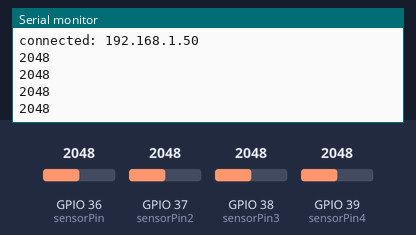
Simulated run of this sketch. Board: ESP32. Parts: the last lines printed to the serial monitor. The inputs (shaded band) are chosen by the test bench; at power-on: GPIO 36 (sensorPin) = 2048, GPIO 37 (sensorPin2) = 2048, GPIO 38 (sensorPin3) = 2048, GPIO 39 (sensorPin4) = 2048. WiFi joins after 1.5 s; servers stay silent unless stated.

Above: at 2.7 s.
2.8 s: GPIO 36 (sensorPin) set to 2866
5.0 s: GPIO 37 (sensorPin2) set to 1228
At 6.7 s:
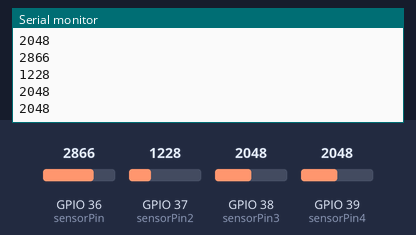
7.2 s: GPIO 38 (sensorPin3) set to 260
At 9.1 s:
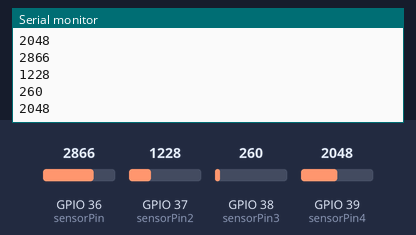
9.4 s: GPIO 39 (sensorPin4) set to 3972
At 10.4 s:
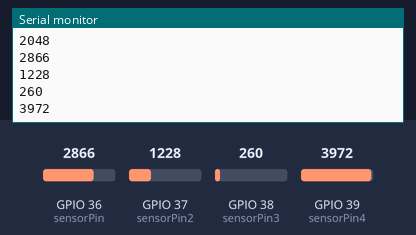
11.6 s: GPIO 38 (sensorPin3) set to 340
At 13.5 s:
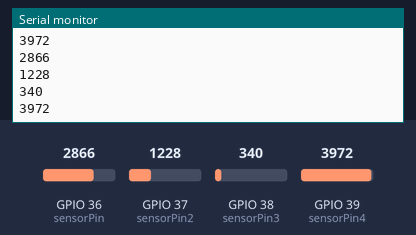
13.8 s: GPIO 37 (sensorPin2) set to 122
At 15.3 s:
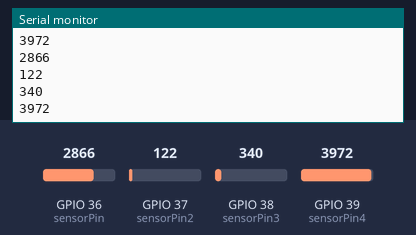
Timing chart, 0 to 16.8 s (numbered marks = the images above; inputs shaded):
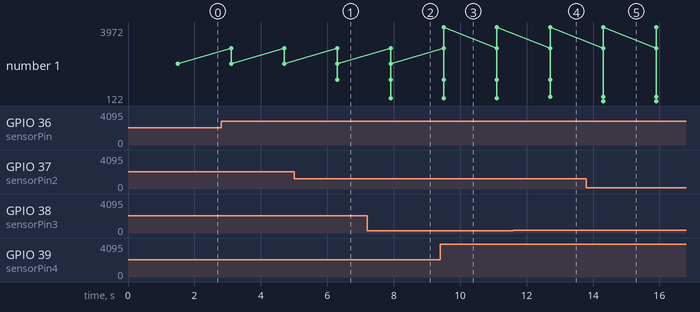

Measured:
- after the input at 5.0 s, the serial monitor: prints a new line after 1.3 s (image 1)
- after the input at 7.2 s, the serial monitor: prints a new line after 0.71 s (image 2)
- after the input at 9.4 s, the serial monitor: prints a new line after 0.11 s (image 3)
- after the input at 11.6 s, the serial monitor: prints a new line after 1.1 s (image 4)
- after the input at 13.8 s, the serial monitor: prints a new line after 0.51 s (image 5)
- plotted number 1: 2048 → 3972 after the input at 9.4 s

The sketch:

Soil.ino
```cpp
#include <WiFi.h>
#include <FirebaseArduino.h>

#define FIREBASE_HOST "example.firebaseio.com"
#define FIREBASE_AUTH "token_or_secret"
#define WIFI_SSID "Makadia`s"
#define WIFI_PASSWORD "kidd123456789"

int sensorPin = A0;
int sensorPin2 = A1;
int sensorPin3 = A2;
int sensorPin4 = A3;

int sensorValue,sensorValue2,sensorValue3,sensorValue4;
int limit = 300;

void firebasereconnect()
{
  Firebase.begin(FIREBASE_HOST, FIREBASE_AUTH);
  Serial.println("Trying to reconnect");
  ESP.restart();
  delay(1000);
}


void setup()
{
 Serial.begin(9600);
 WiFi.begin(WIFI_SSID, WIFI_PASSWORD);
  Serial.print("connecting");
  while (WiFi.status() != WL_CONNECTED) {
    Serial.print(".");
    delay(500);
  }
  Serial.println();
  Serial.print("connected: ");
  Serial.println(WiFi.localIP());

  Firebase.begin(FIREBASE_HOST, FIREBASE_AUTH);
}

void loop() {

 sensorValue = analogRead(sensorPin);
 sensorValue2 = analogRead(sensorPin2);
 sensorValue3 = analogRead(sensorPin3);
 sensorValue4 = analogRead(sensorPin4);

 Serial.println(sensorValue);
 Serial.println(sensorValue2);
 Serial.println(sensorValue3);
 Serial.println(sensorValue4);

 Firebase.setString("Soil/Block_A", sensorValue);
 Firebase.setString("Soil/Block_B", sensorValue2);
 Firebase.setString("Soil/Block_C", sensorValue3);
 Firebase.setString("Soil/Block_D", sensorValue4);

 delay(1000);
}
```
